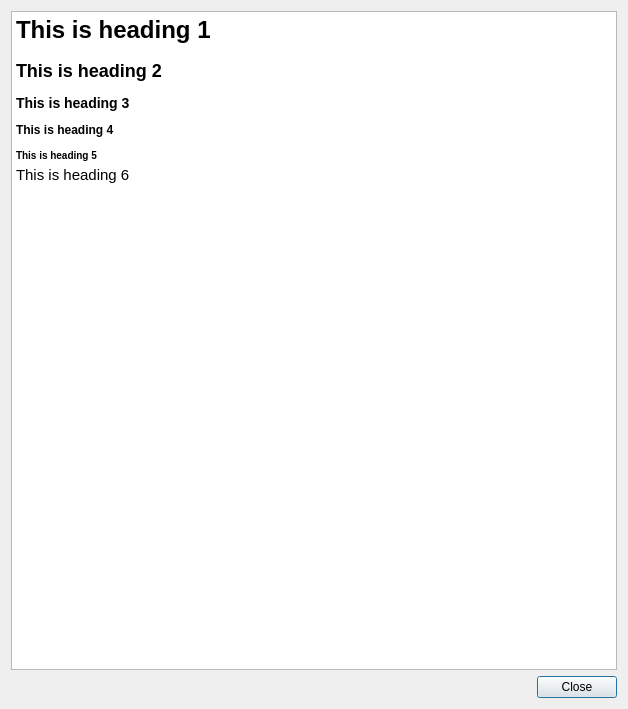
<?xml version="1.0" encoding="UTF-8"?>
<ui version="4.0">
 <class>Dialog</class>
 <widget class="QDialog" name="Dialog">
  <property name="geometry">
   <rect>
    <x>0</x>
    <y>0</y>
    <width>628</width>
    <height>709</height>
   </rect>
  </property>
  <property name="windowTitle">
   <string>Dialog</string>
  </property>
  <layout class="QVBoxLayout" name="verticalLayout_2">
   <item>
    <layout class="QVBoxLayout" name="verticalLayout">
     <item>
      <widget class="QTextBrowser" name="textBrowser">
       <property name="html">
        <string>&lt;!DOCTYPE HTML PUBLIC &quot;-//W3C//DTD HTML 4.0//EN&quot; &quot;http://www.w3.org/TR/REC-html40/strict.dtd&quot;&gt;
&lt;html&gt;&lt;head&gt;&lt;meta name=&quot;qrichtext&quot; content=&quot;1&quot; /&gt;&lt;style type=&quot;text/css&quot;&gt;
p, li { white-space: pre-wrap; }
&lt;/style&gt;&lt;/head&gt;&lt;body style=&quot; font-family:'Ubuntu'; font-size:11pt; font-weight:400; font-style:normal;&quot;&gt;
&lt;p style=&quot; margin-top:18px; margin-bottom:12px; margin-left:0px; margin-right:0px; -qt-block-indent:0; text-indent:0px;&quot;&gt;&lt;span style=&quot; font-size:xx-large; font-weight:600;&quot;&gt;This is heading 1&lt;/span&gt;&lt;/p&gt;
&lt;p style=&quot; margin-top:16px; margin-bottom:12px; margin-left:0px; margin-right:0px; -qt-block-indent:0; text-indent:0px;&quot;&gt;&lt;span style=&quot; font-size:x-large; font-weight:600;&quot;&gt;This is heading 2&lt;/span&gt;&lt;/p&gt;
&lt;p style=&quot; margin-top:14px; margin-bottom:12px; margin-left:0px; margin-right:0px; -qt-block-indent:0; text-indent:0px;&quot;&gt;&lt;span style=&quot; font-size:large; font-weight:600;&quot;&gt;This is heading 3&lt;/span&gt;&lt;/p&gt;
&lt;p style=&quot; margin-top:12px; margin-bottom:12px; margin-left:0px; margin-right:0px; -qt-block-indent:0; text-indent:0px;&quot;&gt;&lt;span style=&quot; font-size:medium; font-weight:600;&quot;&gt;This is heading 4&lt;/span&gt;&lt;/p&gt;
&lt;p style=&quot; margin-top:12px; margin-bottom:4px; margin-left:0px; margin-right:0px; -qt-block-indent:0; text-indent:0px;&quot;&gt;&lt;span style=&quot; font-size:small; font-weight:600;&quot;&gt;This is heading 5&lt;/span&gt;&lt;/p&gt;
&lt;p style=&quot; margin-top:0px; margin-bottom:0px; margin-left:0px; margin-right:0px; -qt-block-indent:0; text-indent:0px;&quot;&gt;This is heading 6 &lt;/p&gt;&lt;/body&gt;&lt;/html&gt;</string>
       </property>
      </widget>
     </item>
     <item>
      <layout class="QHBoxLayout" name="horizontalLayout">
       <item>
        <spacer name="horizontalSpacer">
         <property name="orientation">
          <enum>Qt::Horizontal</enum>
         </property>
         <property name="sizeHint" stdset="0">
          <size>
           <width>40</width>
           <height>20</height>
          </size>
         </property>
        </spacer>
       </item>
       <item>
        <widget class="QDialogButtonBox" name="buttonBox">
         <property name="standardButtons">
          <set>QDialogButtonBox::Close</set>
         </property>
        </widget>
       </item>
      </layout>
     </item>
    </layout>
   </item>
  </layout>
 </widget>
 <resources/>
 <connections/>
</ui>
